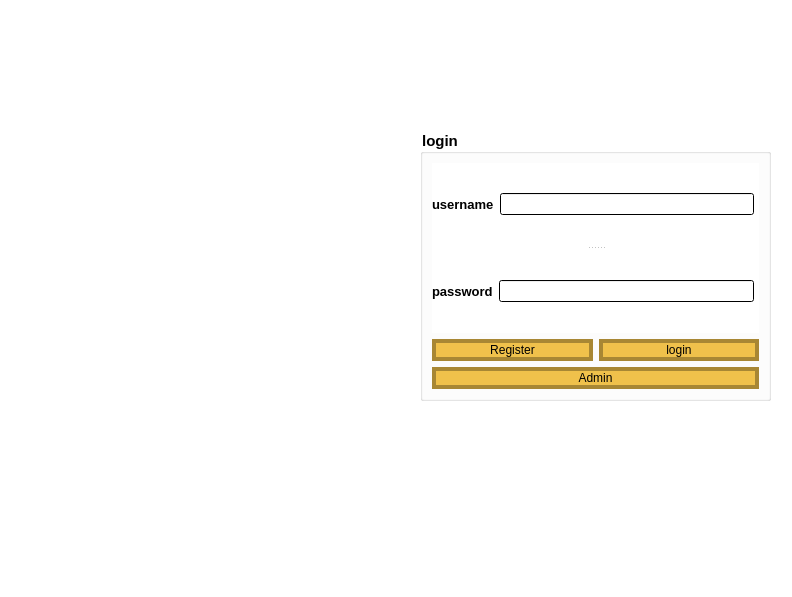
<?xml version="1.0" encoding="UTF-8"?>
<ui version="4.0">
 <class>MainWindow</class>
 <widget class="QMainWindow" name="MainWindow">
  <property name="geometry">
   <rect>
    <x>0</x>
    <y>0</y>
    <width>792</width>
    <height>597</height>
   </rect>
  </property>
  <property name="windowTitle">
   <string>MainWindow</string>
  </property>
  <property name="autoFillBackground">
   <bool>false</bool>
  </property>
  <property name="styleSheet">
   <string notr="true">
background-color: qlineargradient(spread:pad, x1:0.651741, y1:0, x2:1, y2:0, stop:0 rgba(255, 255, 255, 255), stop:1 rgba(255, 255, 255, 255));</string>
  </property>
  <widget class="QWidget" name="centralwidget">
   <widget class="QLabel" name="label_logo">
    <property name="geometry">
     <rect>
      <x>60</x>
      <y>140</y>
      <width>331</width>
      <height>261</height>
     </rect>
    </property>
    <property name="text">
     <string/>
    </property>
   </widget>
   <widget class="QGroupBox" name="groupBox">
    <property name="geometry">
     <rect>
      <x>420</x>
      <y>130</y>
      <width>351</width>
      <height>271</height>
     </rect>
    </property>
    <property name="font">
     <font>
      <pointsize>11</pointsize>
      <weight>75</weight>
      <bold>true</bold>
     </font>
    </property>
    <property name="title">
     <string>login</string>
    </property>
    <layout class="QVBoxLayout" name="verticalLayout_2">
     <item>
      <widget class="QSplitter" name="splitter">
       <property name="orientation">
        <enum>Qt::Vertical</enum>
       </property>
       <widget class="QWidget" name="layoutWidget">
        <layout class="QHBoxLayout" name="horizontalLayout">
         <property name="rightMargin">
          <number>5</number>
         </property>
         <item>
          <widget class="QLabel" name="label_username">
           <property name="font">
            <font>
             <pointsize>10</pointsize>
             <weight>75</weight>
             <bold>true</bold>
             <stylestrategy>PreferAntialias</stylestrategy>
            </font>
           </property>
           <property name="styleSheet">
            <string notr="true"/>
           </property>
           <property name="frameShape">
            <enum>QFrame::NoFrame</enum>
           </property>
           <property name="frameShadow">
            <enum>QFrame::Raised</enum>
           </property>
           <property name="text">
            <string>username</string>
           </property>
          </widget>
         </item>
         <item>
          <widget class="QLineEdit" name="lineEdit_username">
           <property name="font">
            <font>
             <pointsize>9</pointsize>
            </font>
           </property>
          </widget>
         </item>
        </layout>
       </widget>
       <widget class="QWidget" name="layoutWidget">
        <layout class="QHBoxLayout" name="horizontalLayout_2">
         <property name="rightMargin">
          <number>5</number>
         </property>
         <item>
          <widget class="QLabel" name="label_password">
           <property name="font">
            <font>
             <pointsize>10</pointsize>
             <weight>75</weight>
             <bold>true</bold>
             <underline>false</underline>
             <strikeout>false</strikeout>
             <stylestrategy>PreferAntialias</stylestrategy>
             <kerning>true</kerning>
            </font>
           </property>
           <property name="styleSheet">
            <string notr="true"/>
           </property>
           <property name="frameShape">
            <enum>QFrame::NoFrame</enum>
           </property>
           <property name="frameShadow">
            <enum>QFrame::Raised</enum>
           </property>
           <property name="text">
            <string>password</string>
           </property>
          </widget>
         </item>
         <item>
          <widget class="QLineEdit" name="lineEdit_password">
           <property name="font">
            <font>
             <pointsize>9</pointsize>
            </font>
           </property>
           <property name="frame">
            <bool>true</bool>
           </property>
           <property name="echoMode">
            <enum>QLineEdit::Password</enum>
           </property>
           <property name="cursorMoveStyle">
            <enum>Qt::VisualMoveStyle</enum>
           </property>
          </widget>
         </item>
        </layout>
       </widget>
      </widget>
     </item>
     <item>
      <layout class="QVBoxLayout" name="verticalLayout">
       <item>
        <layout class="QHBoxLayout" name="horizontalLayout_3">
         <item>
          <widget class="QPushButton" name="pushButton_Register">
           <property name="font">
            <font>
             <pointsize>9</pointsize>
             <weight>50</weight>
             <italic>false</italic>
             <bold>false</bold>
             <underline>false</underline>
            </font>
           </property>
           <property name="autoFillBackground">
            <bool>false</bool>
           </property>
           <property name="styleSheet">
            <string notr="true">background-color: rgb(240, 193, 75);
border-color: rgb(168, 135, 52);
border-width:4px;
border-style:solid;</string>
           </property>
           <property name="text">
            <string>Register</string>
           </property>
           <property name="checkable">
            <bool>false</bool>
           </property>
           <property name="autoDefault">
            <bool>false</bool>
           </property>
           <property name="default">
            <bool>false</bool>
           </property>
           <property name="flat">
            <bool>false</bool>
           </property>
          </widget>
         </item>
         <item>
          <widget class="QPushButton" name="pushButton_login">
           <property name="font">
            <font>
             <pointsize>9</pointsize>
             <weight>50</weight>
             <italic>false</italic>
             <bold>false</bold>
             <underline>false</underline>
            </font>
           </property>
           <property name="autoFillBackground">
            <bool>false</bool>
           </property>
           <property name="styleSheet">
            <string notr="true">background-color: rgb(240, 193, 75);
border-color: rgb(168, 135, 52);
border-width:4px;
border-style:solid;</string>
           </property>
           <property name="text">
            <string>login</string>
           </property>
           <property name="checkable">
            <bool>false</bool>
           </property>
           <property name="autoDefault">
            <bool>false</bool>
           </property>
           <property name="default">
            <bool>false</bool>
           </property>
           <property name="flat">
            <bool>false</bool>
           </property>
          </widget>
         </item>
        </layout>
       </item>
       <item>
        <widget class="QPushButton" name="pushButton_Admin">
         <property name="font">
          <font>
           <pointsize>9</pointsize>
           <weight>50</weight>
           <italic>false</italic>
           <bold>false</bold>
           <underline>false</underline>
          </font>
         </property>
         <property name="autoFillBackground">
          <bool>false</bool>
         </property>
         <property name="styleSheet">
          <string notr="true">background-color: rgb(240, 193, 75);
border-color: rgb(168, 135, 52);
border-width:4px;
border-style:solid;</string>
         </property>
         <property name="text">
          <string>Admin</string>
         </property>
         <property name="checkable">
          <bool>false</bool>
         </property>
         <property name="autoDefault">
          <bool>false</bool>
         </property>
         <property name="default">
          <bool>false</bool>
         </property>
         <property name="flat">
          <bool>false</bool>
         </property>
        </widget>
       </item>
      </layout>
     </item>
    </layout>
   </widget>
  </widget>
  <widget class="QMenuBar" name="menubar">
   <property name="geometry">
    <rect>
     <x>0</x>
     <y>0</y>
     <width>792</width>
     <height>26</height>
    </rect>
   </property>
  </widget>
  <widget class="QStatusBar" name="statusbar"/>
 </widget>
 <resources/>
 <connections/>
</ui>
